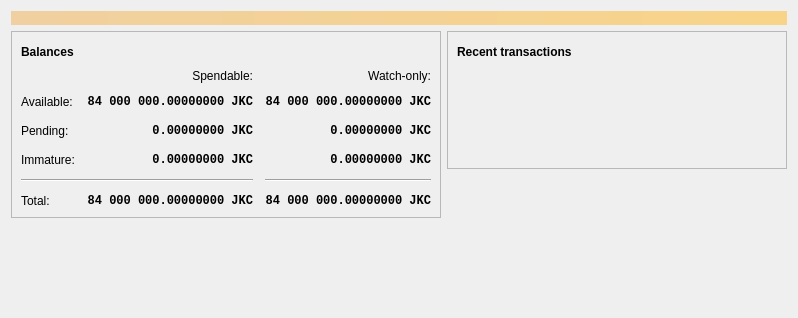
<?xml version="1.0" encoding="UTF-8"?>
<ui version="4.0">
 <class>OverviewPage</class>
 <widget class="QWidget" name="OverviewPage">
  <property name="geometry">
   <rect>
    <x>0</x>
    <y>0</y>
    <width>798</width>
    <height>318</height>
   </rect>
  </property>
  <property name="windowTitle">
   <string>Form</string>
  </property>
  <layout class="QVBoxLayout" name="topLayout">
   <item>
    <widget class="QLabel" name="labelAlerts">
     <property name="visible">
      <bool>false</bool>
     </property>
     <property name="styleSheet">
      <string notr="true">QLabel { background-color: qlineargradient(x1: 0, y1: 0, x2: 1, y2: 0, stop:0 #F0D0A0, stop:1 #F8D488); color:#000000; }</string>
     </property>
     <property name="wordWrap">
      <bool>true</bool>
     </property>
     <property name="margin">
      <number>3</number>
     </property>
     <property name="textInteractionFlags">
      <set>Qt::TextSelectableByMouse</set>
     </property>
    </widget>
   </item>
   <item>
    <layout class="QHBoxLayout" name="horizontalLayout" stretch="1,1">
     <item>
      <layout class="QVBoxLayout" name="verticalLayout_2">
       <item>
        <widget class="QFrame" name="frame">
         <property name="frameShape">
          <enum>QFrame::StyledPanel</enum>
         </property>
         <property name="frameShadow">
          <enum>QFrame::Raised</enum>
         </property>
         <layout class="QVBoxLayout" name="verticalLayout_4">
          <item>
           <layout class="QHBoxLayout" name="horizontalLayout_4">
            <item>
             <widget class="QLabel" name="label_5">
              <property name="font">
               <font>
                <weight>75</weight>
                <bold>true</bold>
               </font>
              </property>
              <property name="text">
               <string>Balances</string>
              </property>
             </widget>
            </item>
            <item>
             <widget class="QPushButton" name="labelWalletStatus">
              <property name="enabled">
               <bool>true</bool>
              </property>
              <property name="maximumSize">
               <size>
                <width>30</width>
                <height>16777215</height>
               </size>
              </property>
              <property name="toolTip">
               <string>The displayed information may be out of date. Your wallet automatically synchronizes with the Junkcoin network after a connection is established, but this process has not completed yet.</string>
              </property>
              <property name="text">
               <string/>
              </property>
              <property name="icon">
               <iconset resource="../bitcoin.qrc">
                <normaloff>:/icons/warning</normaloff>
                <disabledoff>:/icons/warning</disabledoff>:/icons/warning</iconset>
              </property>
              <property name="iconSize">
               <size>
                <width>24</width>
                <height>24</height>
               </size>
              </property>
              <property name="flat">
               <bool>true</bool>
              </property>
             </widget>
            </item>
            <item>
             <spacer name="horizontalSpacer_3">
              <property name="orientation">
               <enum>Qt::Horizontal</enum>
              </property>
              <property name="sizeHint" stdset="0">
               <size>
                <width>40</width>
                <height>20</height>
               </size>
              </property>
             </spacer>
            </item>
           </layout>
          </item>
          <item>
           <layout class="QGridLayout" name="gridLayout">
            <property name="spacing">
             <number>12</number>
            </property>
            <item row="2" column="2">
             <widget class="QLabel" name="labelWatchPending">
              <property name="font">
               <font>
                <family>Monospace</family>
                <weight>75</weight>
                <bold>true</bold>
               </font>
              </property>
              <property name="cursor">
               <cursorShape>IBeamCursor</cursorShape>
              </property>
              <property name="toolTip">
               <string>Unconfirmed transactions to watch-only addresses</string>
              </property>
              <property name="text">
               <string notr="true">0.00000000 JKC</string>
              </property>
              <property name="alignment">
               <set>Qt::AlignRight|Qt::AlignTrailing|Qt::AlignVCenter</set>
              </property>
              <property name="textInteractionFlags">
               <set>Qt::LinksAccessibleByMouse|Qt::TextSelectableByKeyboard|Qt::TextSelectableByMouse</set>
              </property>
             </widget>
            </item>
            <item row="2" column="1">
             <widget class="QLabel" name="labelUnconfirmed">
              <property name="font">
               <font>
                <family>Monospace</family>
                <weight>75</weight>
                <bold>true</bold>
               </font>
              </property>
              <property name="cursor">
               <cursorShape>IBeamCursor</cursorShape>
              </property>
              <property name="toolTip">
               <string>Total of transactions that have yet to be confirmed, and do not yet count toward the spendable balance</string>
              </property>
              <property name="text">
               <string notr="true">0.00000000 JKC</string>
              </property>
              <property name="alignment">
               <set>Qt::AlignRight|Qt::AlignTrailing|Qt::AlignVCenter</set>
              </property>
              <property name="textInteractionFlags">
               <set>Qt::LinksAccessibleByMouse|Qt::TextSelectableByKeyboard|Qt::TextSelectableByMouse</set>
              </property>
             </widget>
            </item>
            <item row="3" column="2">
             <widget class="QLabel" name="labelWatchImmature">
              <property name="font">
               <font>
                <family>Monospace</family>
                <weight>75</weight>
                <bold>true</bold>
               </font>
              </property>
              <property name="cursor">
               <cursorShape>IBeamCursor</cursorShape>
              </property>
              <property name="toolTip">
               <string>Mined balance in watch-only addresses that has not yet matured</string>
              </property>
              <property name="text">
               <string notr="true">0.00000000 JKC</string>
              </property>
              <property name="alignment">
               <set>Qt::AlignRight|Qt::AlignTrailing|Qt::AlignVCenter</set>
              </property>
              <property name="textInteractionFlags">
               <set>Qt::LinksAccessibleByMouse|Qt::TextSelectableByKeyboard|Qt::TextSelectableByMouse</set>
              </property>
             </widget>
            </item>
            <item row="4" column="0" colspan="2">
             <widget class="Line" name="line">
              <property name="orientation">
               <enum>Qt::Horizontal</enum>
              </property>
             </widget>
            </item>
            <item row="4" column="2">
             <widget class="Line" name="lineWatchBalance">
              <property name="sizePolicy">
               <sizepolicy hsizetype="Preferred" vsizetype="Fixed">
                <horstretch>0</horstretch>
                <verstretch>0</verstretch>
               </sizepolicy>
              </property>
              <property name="minimumSize">
               <size>
                <width>140</width>
                <height>0</height>
               </size>
              </property>
              <property name="orientation">
               <enum>Qt::Horizontal</enum>
              </property>
             </widget>
            </item>
            <item row="5" column="0">
             <widget class="QLabel" name="labelTotalText">
              <property name="text">
               <string>Total:</string>
              </property>
             </widget>
            </item>
            <item row="3" column="1">
             <widget class="QLabel" name="labelImmature">
              <property name="font">
               <font>
                <family>Monospace</family>
                <weight>75</weight>
                <bold>true</bold>
               </font>
              </property>
              <property name="cursor">
               <cursorShape>IBeamCursor</cursorShape>
              </property>
              <property name="toolTip">
               <string>Mined balance that has not yet matured</string>
              </property>
              <property name="text">
               <string notr="true">0.00000000 JKC</string>
              </property>
              <property name="alignment">
               <set>Qt::AlignRight|Qt::AlignTrailing|Qt::AlignVCenter</set>
              </property>
              <property name="textInteractionFlags">
               <set>Qt::LinksAccessibleByMouse|Qt::TextSelectableByKeyboard|Qt::TextSelectableByMouse</set>
              </property>
             </widget>
            </item>
            <item row="2" column="3">
             <spacer name="horizontalSpacer_2">
              <property name="orientation">
               <enum>Qt::Horizontal</enum>
              </property>
              <property name="sizeHint" stdset="0">
               <size>
                <width>40</width>
                <height>20</height>
               </size>
              </property>
             </spacer>
            </item>
            <item row="3" column="0">
             <widget class="QLabel" name="labelImmatureText">
              <property name="text">
               <string>Immature:</string>
              </property>
             </widget>
            </item>
            <item row="5" column="1">
             <widget class="QLabel" name="labelTotal">
              <property name="font">
               <font>
                <family>Monospace</family>
                <weight>75</weight>
                <bold>true</bold>
               </font>
              </property>
              <property name="cursor">
               <cursorShape>IBeamCursor</cursorShape>
              </property>
              <property name="toolTip">
               <string>Your current total balance</string>
              </property>
              <property name="text">
               <string notr="true">84 000 000.00000000 JKC</string>
              </property>
              <property name="alignment">
               <set>Qt::AlignRight|Qt::AlignTrailing|Qt::AlignVCenter</set>
              </property>
              <property name="textInteractionFlags">
               <set>Qt::LinksAccessibleByMouse|Qt::TextSelectableByKeyboard|Qt::TextSelectableByMouse</set>
              </property>
             </widget>
            </item>
            <item row="5" column="2">
             <widget class="QLabel" name="labelWatchTotal">
              <property name="font">
               <font>
                <family>Monospace</family>
                <weight>75</weight>
                <bold>true</bold>
               </font>
              </property>
              <property name="cursor">
               <cursorShape>IBeamCursor</cursorShape>
              </property>
              <property name="toolTip">
               <string>Current total balance in watch-only addresses</string>
              </property>
              <property name="text">
               <string notr="true">84 000 000.00000000 JKC</string>
              </property>
              <property name="alignment">
               <set>Qt::AlignRight|Qt::AlignTrailing|Qt::AlignVCenter</set>
              </property>
              <property name="textInteractionFlags">
               <set>Qt::LinksAccessibleByMouse|Qt::TextSelectableByKeyboard|Qt::TextSelectableByMouse</set>
              </property>
             </widget>
            </item>
            <item row="0" column="2">
             <widget class="QLabel" name="labelWatchonly">
              <property name="text">
               <string>Watch-only:</string>
              </property>
              <property name="alignment">
               <set>Qt::AlignRight|Qt::AlignTrailing|Qt::AlignVCenter</set>
              </property>
             </widget>
            </item>
            <item row="1" column="0">
             <widget class="QLabel" name="labelBalanceText">
              <property name="text">
               <string>Available:</string>
              </property>
             </widget>
            </item>
            <item row="1" column="1">
             <widget class="QLabel" name="labelBalance">
              <property name="font">
               <font>
                <family>Monospace</family>
                <weight>75</weight>
                <bold>true</bold>
               </font>
              </property>
              <property name="cursor">
               <cursorShape>IBeamCursor</cursorShape>
              </property>
              <property name="toolTip">
               <string>Your current spendable balance</string>
              </property>
              <property name="text">
               <string notr="true">84 000 000.00000000 JKC</string>
              </property>
              <property name="alignment">
               <set>Qt::AlignRight|Qt::AlignTrailing|Qt::AlignVCenter</set>
              </property>
              <property name="textInteractionFlags">
               <set>Qt::LinksAccessibleByMouse|Qt::TextSelectableByKeyboard|Qt::TextSelectableByMouse</set>
              </property>
             </widget>
            </item>
            <item row="1" column="2">
             <widget class="QLabel" name="labelWatchAvailable">
              <property name="font">
               <font>
                <family>Monospace</family>
                <weight>75</weight>
                <bold>true</bold>
               </font>
              </property>
              <property name="cursor">
               <cursorShape>IBeamCursor</cursorShape>
              </property>
              <property name="toolTip">
               <string>Your current balance in watch-only addresses</string>
              </property>
              <property name="text">
               <string notr="true">84 000 000.00000000 JKC</string>
              </property>
              <property name="alignment">
               <set>Qt::AlignRight|Qt::AlignTrailing|Qt::AlignVCenter</set>
              </property>
              <property name="textInteractionFlags">
               <set>Qt::LinksAccessibleByMouse|Qt::TextSelectableByKeyboard|Qt::TextSelectableByMouse</set>
              </property>
             </widget>
            </item>
            <item row="2" column="0">
             <widget class="QLabel" name="labelPendingText">
              <property name="text">
               <string>Pending:</string>
              </property>
             </widget>
            </item>
            <item row="0" column="1">
             <widget class="QLabel" name="labelSpendable">
              <property name="text">
               <string>Spendable:</string>
              </property>
              <property name="alignment">
               <set>Qt::AlignRight|Qt::AlignTrailing|Qt::AlignVCenter</set>
              </property>
             </widget>
            </item>
           </layout>
          </item>
         </layout>
        </widget>
       </item>
       <item>
        <spacer name="verticalSpacer">
         <property name="orientation">
          <enum>Qt::Vertical</enum>
         </property>
         <property name="sizeHint" stdset="0">
          <size>
           <width>20</width>
           <height>40</height>
          </size>
         </property>
        </spacer>
       </item>
      </layout>
     </item>
     <item>
      <layout class="QVBoxLayout" name="verticalLayout_3">
       <item>
        <widget class="QFrame" name="frame_2">
         <property name="frameShape">
          <enum>QFrame::StyledPanel</enum>
         </property>
         <property name="frameShadow">
          <enum>QFrame::Raised</enum>
         </property>
         <layout class="QVBoxLayout" name="verticalLayout">
          <item>
           <layout class="QHBoxLayout" name="horizontalLayout_2">
            <item>
             <widget class="QLabel" name="label_4">
              <property name="font">
               <font>
                <weight>75</weight>
                <bold>true</bold>
               </font>
              </property>
              <property name="text">
               <string>Recent transactions</string>
              </property>
             </widget>
            </item>
            <item>
             <widget class="QPushButton" name="labelTransactionsStatus">
              <property name="enabled">
               <bool>true</bool>
              </property>
              <property name="maximumSize">
               <size>
                <width>30</width>
                <height>16777215</height>
               </size>
              </property>
              <property name="toolTip">
               <string>The displayed information may be out of date. Your wallet automatically synchronizes with the Junkcoin network after a connection is established, but this process has not completed yet.</string>
              </property>
              <property name="text">
               <string/>
              </property>
              <property name="icon">
               <iconset resource="../bitcoin.qrc">
                <normaloff>:/icons/warning</normaloff>
                <disabledoff>:/icons/warning</disabledoff>:/icons/warning</iconset>
              </property>
              <property name="iconSize">
               <size>
                <width>24</width>
                <height>24</height>
               </size>
              </property>
              <property name="flat">
               <bool>true</bool>
              </property>
             </widget>
            </item>
            <item>
             <spacer name="horizontalSpacer">
              <property name="orientation">
               <enum>Qt::Horizontal</enum>
              </property>
              <property name="sizeHint" stdset="0">
               <size>
                <width>40</width>
                <height>20</height>
               </size>
              </property>
             </spacer>
            </item>
           </layout>
          </item>
          <item>
           <widget class="TransactionOverviewWidget" name="listTransactions">
            <property name="styleSheet">
             <string notr="true">QListView { background: transparent; }</string>
            </property>
            <property name="frameShape">
             <enum>QFrame::NoFrame</enum>
            </property>
            <property name="verticalScrollBarPolicy">
             <enum>Qt::ScrollBarAlwaysOff</enum>
            </property>
            <property name="horizontalScrollBarPolicy">
             <enum>Qt::ScrollBarAlwaysOff</enum>
            </property>
            <property name="sizeAdjustPolicy">
             <enum>QAbstractScrollArea::AdjustToContents</enum>
            </property>
            <property name="selectionMode">
             <enum>QAbstractItemView::NoSelection</enum>
            </property>
            <property name="uniformItemSizes">
             <bool>true</bool>
            </property>
           </widget>
          </item>
         </layout>
        </widget>
       </item>
       <item>
        <spacer name="verticalSpacer_2">
         <property name="orientation">
          <enum>Qt::Vertical</enum>
         </property>
         <property name="sizeHint" stdset="0">
          <size>
           <width>20</width>
           <height>40</height>
          </size>
         </property>
        </spacer>
       </item>
      </layout>
     </item>
    </layout>
   </item>
  </layout>
 </widget>
 <customwidgets>
  <customwidget>
   <class>TransactionOverviewWidget</class>
   <extends>QListView</extends>
   <header>qt/transactionoverviewwidget.h</header>
  </customwidget>
 </customwidgets>
 <resources/>
 <connections/>
</ui>
